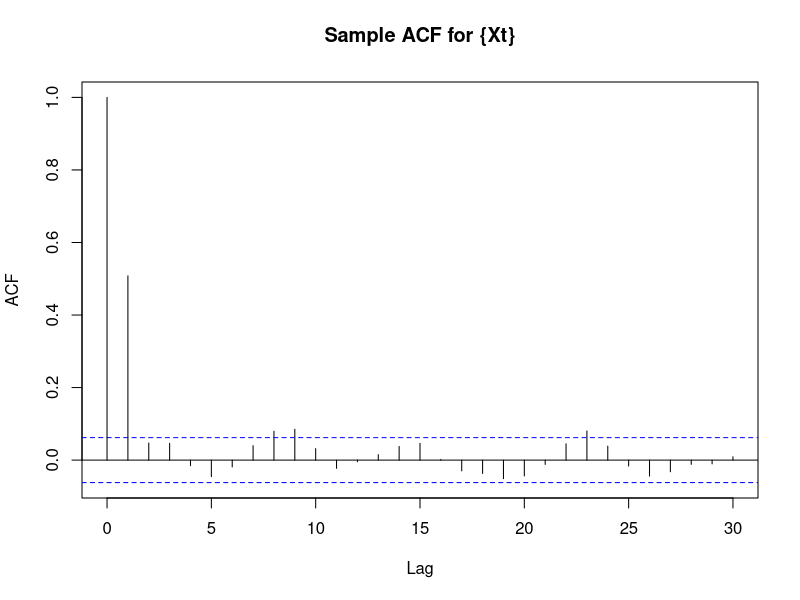

Here is the R script that generated this plot: (Note: this script raises an error after producing the figure.)
# Exercise-1
set.seed(67)

n <- 1000
sigma_w <- 1
W <- rnorm(n, mean = 0, sd = sigma_w)
X <- W[-c(1, n)] + 2 * W + W[-c(n, 1)]
acf(X, main = "Sample ACF for {Xt}")

# Exercise-2
n <- 1000
phi1 <- -0.5
a <- rnorm(n, mean = 0, sd = sqrt(9))
X <- numeric(n)
X[1] <- a[1] / (1 - phi1)
X[2] <- a[2] / (1 - phi1)

for (t in 3:n) {
  X[t] <- phi1 * X[t - 1] + a[t]
}

acvf <- acf(X, plot = FALSE)$acf
acvf <- c(1, acvf)

phi2 <- -0.25
psi0 <- 1 / (1 + phi1 + phi2)
psi1 <- phi1 * psi0
psi2 <- phi2 * psi0

X_pred <- psi0 * X[n] + psi1 * X[n - 1] + psi2 * X[n - 2]
mse <- 9 * psi0^2

cat("Sample ACVF:\n")
print(acvf)
cat("\nBest linear predictor of X[n+1]:\n")
cat(X_pred, "\n")
cat("Mean square error:\n")
cat(mse, "\n")

# Exercise-3
n <- 1000
sigma2 <- 1
Z <- rnorm(n, mean = 0, sd = sqrt(sigma2))
X <- Z + 0.3 * c(0, Z[-n]) - 0.4 * c(0, 0, Z[-c(n, n-1)])

acvf <- acf(X, plot = FALSE)$acf
acvf <- c(1, acvf)

gamma0 <- sigma2 * (1 + 0.3^2 + 0.4^2 + 2 * 0.3 * (-0.4))
var_sample_mean <- gamma0 / 4

cat("Sample ACVF:\n")
print(acvf)
cat("\nVariance of the sample mean (X1 + X2 + X3 + X4)/4:\n")
cat(var_sample_mean, "\n")

# Exercise-4
n <- 1000
phi1 <- -0.5
phi2 <- 0.5
sigma2 <- 1
a <- rnorm(n, mean = 0, sd = sqrt(sigma2))
X <- numeric(n)
X[1] <- a[1] / (1 - phi1 - phi2)
X[2] <- (a[2] + phi1 * X[1]) / (1 - phi2)

for (t in 3:n) {
  X[t] <- phi1 * X[t - 1] + phi2 * X[t - 2] + a[t]
}

pacf <- pacf(X, plot = FALSE)$acf

cat("Sample partial autocorrelation function (PACF):\n")
print(pacf)

# Exercise-5
sunspot_data <- c(5.00, 11.00, 16.00, 23.00, 36.00, 58.00, 29.00, 20.00, 10.00, 8.00,
                  3.00, 0.00, 0.00, 2.00, 11.00, 27.00, 47.00, 63.00, 60.00, 39.00,
                  28.00, 26.00, 22.00, 11.00, 21.00, 40.00, 78.00, 122.00, 103.00, 73.00,
                  47.00, 35.00, 11.00, 5.00, 16.00, 34.00, 70.00, 81.00, 111.00, 101.00,
                  73.00, 40.00, 20.00, 16.00, 5.00, 11.00, 22.00, 40.00, 60.00, 80.90,
                  83.40, 47.70, 47.80, 30.70, 12.20, 9.60, 10.20, 32.40, 47.60, 54.00,
                  62.90, 85.90, 61.20, 45.10, 36.40, 20.90, 11.40, 37.80, 69.80, 106.10,
                  100.80, 81.60, 66.50, 34.80, 30.60, 7.00, 19.80, 92.50, 154.40, 125.90,
                  84.80, 68.10, 38.50, 22.80, 10.20, 24.10, 82.90, 132.00, 130.90, 118.10,
                  89.90, 66.60, 60.00, 46.90, 41.00, 21.30, 16.00, 6.40, 4.10, 6.80,
                  14.50, 34.00, 45.00, 43.10, 47.50, 42.20, 28.10, 10.10, 8.10, 2.50,
                  0.00, 1.40, 5.00, 12.20, 13.90, 35.40, 45.80, 41.10, 30.10, 23.90,
                  15.60, 6.60, 4.00, 1.80, 8.50, 16.60, 36.30, 49.60, 64.20, 67.00,
                  70.90, 47.80, 27.50, 8.50, 13.20, 56.90, 121.50, 138.30, 103.20, 85.70,
                  64.60, 36.70, 24.20, 10.70, 15.00, 40.10, 61.50, 98.50, 124.70, 96.30,
                  66.60, 64.50, 54.10, 39.00, 20.60, 6.70, 4.30, 22.70, 54.80, 93.80,
                  95.80, 77.20, 59.10, 44.00, 47.00, 30.50, 16.30, 7.30, 37.60, 74.00,
                  139.00, 111.20, 101.60, 66.20, 44.70, 17.00, 11.30, 12.40, 3.40, 6.00,
                  32.30, 54.30, 59.70, 63.70, 63.50, 52.20, 25.40, 13.10, 6.80, 6.30,
                  7.10, 35.60, 73.00, 85.10, 78.00, 64.00, 41.80, 26.20, 26.70, 12.10,
                  9.50, 2.70, 5.00, 24.40, 42.00, 63.50, 53.80, 62.00, 48.50, 43.90,
                  18.60, 5.70, 3.60, 1.40, 9.60, 47.40, 57.10, 103.90, 80.60, 63.60,
                  37.60, 26.10, 14.20, 5.80, 16.70, 44.30, 63.90, 69.00, 77.80, 64.90,
                  35.70, 21.20, 11.10, 5.70, 8.70, 36.10, 79.70, 114.40, 109.60, 88.80,
                  67.80, 47.50, 30.60, 16.30, 9.60, 33.20, 92.60, 151.60, 136.30, 134.70,
                  83.90, 69.40, 31.50, 13.90, 4.40, 38.00, 141.70, 190.20, 184.80, 159.00,
                  112.30, 53.90, 37.50, 27.90, 10.20, 15.10, 47.00, 93.80, 105.90, 105.50,
                  104.50, 66.60, 68.90, 38.00, 34.50, 15.50, 12.60, 27.50, 92.50, 155.40,
                  154.70, 140.50, 115.90, 66.60, 45.90)

# Load the future sunspot data
future_sunspot_data <- c(37.2, 30.7, 26.5, 18.8)

# (a) Compute the sample ACF and PACF
X <- sqrt(sunspot_data)
acf_X <- acf(X, plot = FALSE)
pacf_X <- pacf(X, plot = FALSE)

# (b) Choose a model and estimate parameters
# Based on the ACF and PACF, an AR(2) model seems appropriate
ar2_model <- ar(X, order.max = 2, method = "mle")
ar2_coef <- ar2_model$ar

# (c) Calculate forecasts and prediction intervals
h <- 4  # Number of steps to forecast
forecast_values <- numeric(h)
prediction_intervals <- matrix(NA, nrow = h, ncol = 2)

for (i in 1:h) {
  forecast_values[i] <- predict(ar2_model, n.ahead = i)$pred
  prediction_intervals[i, ] <- predict(ar2_model, n.ahead = i, se.fit = TRUE)$pred + c(-1.96, 1.96) * predict(ar2_model, n.ahead = i, se.fit = TRUE)$se
}

# (d) Plot the data with forecasts and prediction intervals
time_index <- 1:289
plot(time_index, sunspot_data, type = "l", xlab = "Year", ylab = "Number of Sunspots",
     main = "Sunspot Data with Forecasts and Prediction Intervals")
lines(285:(285 + h - 1), forecast_values^2, col = "red")
for (i in 1:h) {
  lines(c(285 + i - 1, 285 + i - 1), prediction_intervals[i, ]^2, col = "blue", lty = 2)
}
points((286:289), future_sunspot_data^2, col = "green", pch = 16)
legend("topleft", legend = c("Observed Data", "Forecast", "Prediction Interval", "Future Data"),
       col = c("black", "red", "blue", "green"), lty = c(1, 1, 2, 0), pch = c(NA, NA, NA, 16))